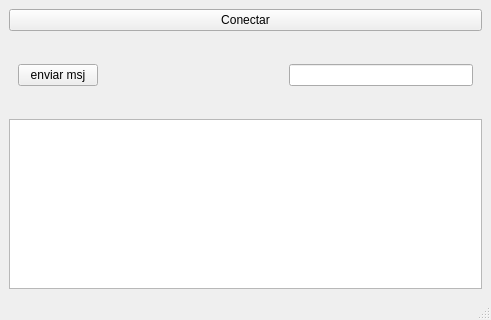
<?xml version="1.0" encoding="UTF-8"?>
<ui version="4.0">
 <class>MainWindow</class>
 <widget class="QMainWindow" name="MainWindow">
  <property name="geometry">
   <rect>
    <x>0</x>
    <y>0</y>
    <width>491</width>
    <height>320</height>
   </rect>
  </property>
  <property name="windowTitle">
   <string>MainWindow</string>
  </property>
  <widget class="QWidget" name="centralwidget">
   <layout class="QHBoxLayout" name="horizontalLayout_2">
    <item>
     <layout class="QVBoxLayout" name="verticalLayout">
      <item>
       <layout class="QHBoxLayout" name="horizontalLayout">
        <item>
         <widget class="QPushButton" name="pushButton_conectar">
          <property name="text">
           <string>Conectar</string>
          </property>
         </widget>
        </item>
       </layout>
      </item>
      <item>
       <spacer name="verticalSpacer">
        <property name="orientation">
         <enum>Qt::Orientation::Vertical</enum>
        </property>
        <property name="sizeType">
         <enum>QSizePolicy::Policy::Preferred</enum>
        </property>
        <property name="sizeHint" stdset="0">
         <size>
          <width>20</width>
          <height>40</height>
         </size>
        </property>
       </spacer>
      </item>
      <item>
       <widget class="QWidget" name="widget" native="true">
        <layout class="QHBoxLayout" name="horizontalLayout_3">
         <item>
          <widget class="QPushButton" name="pushButton_enviar">
           <property name="text">
            <string>enviar msj</string>
           </property>
          </widget>
         </item>
         <item>
          <spacer name="horizontalSpacer">
           <property name="orientation">
            <enum>Qt::Orientation::Horizontal</enum>
           </property>
           <property name="sizeHint" stdset="0">
            <size>
             <width>40</width>
             <height>20</height>
            </size>
           </property>
          </spacer>
         </item>
         <item>
          <widget class="QLineEdit" name="lineEdit_mensaje"/>
         </item>
        </layout>
       </widget>
      </item>
      <item>
       <spacer name="verticalSpacer_2">
        <property name="orientation">
         <enum>Qt::Orientation::Vertical</enum>
        </property>
        <property name="sizeHint" stdset="0">
         <size>
          <width>20</width>
          <height>40</height>
         </size>
        </property>
       </spacer>
      </item>
      <item>
       <widget class="QTextEdit" name="textEdit_recibido"/>
      </item>
     </layout>
    </item>
   </layout>
  </widget>
  <widget class="QMenuBar" name="menubar">
   <property name="geometry">
    <rect>
     <x>0</x>
     <y>0</y>
     <width>491</width>
     <height>22</height>
    </rect>
   </property>
  </widget>
  <widget class="QStatusBar" name="statusbar"/>
 </widget>
 <resources/>
 <connections/>
</ui>
